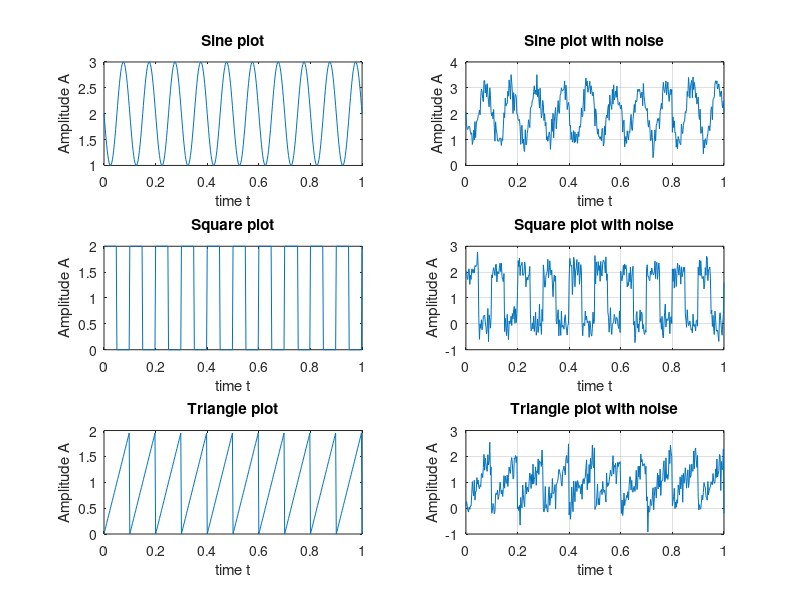

The MATLAB source for this figure:
%%%%%%%%%%%%%%%%%%%%%%%%%%%%%%%%%%%%%%%%%%%%%%%%%%%%%%%
%%%%%%%%%%%%     Techniki optymalizacji    %%%%%%%%%%%%
%%%%%%%%%%%%        Projekt: etap 1.       %%%%%%%%%%%%
%%%%%%%%%%%%   Wykonanie: Marta Zawadzka   %%%%%%%%%%%%
%%%%%%%%%%%%%%%%%%%%%%%%%%%%%%%%%%%%%%%%%%%%%%%%%%%%%%%

close all
clc
clear all

pkg load signal

function[signalWithNoise] = addNoise(signal, A, t)
noise = A * randn(1, length(t))
signalWithNoise = signal + noise
end
%
%
% Sine Plot
function[] = generateSinePlot()
A = 1
B = 2
f = 10
phase = pi
fs = 40*f %sampling frequency
An = 0.3 %noise amplitude
dt = 1/fs;
t = 0:dt:1

y1 = A*sin(2*pi*f*t + phase) + B
subplot(3, 2, 1)
plot(t, y1)
title('Sine plot')
xlabel('time t')
ylabel('Amplitude A')

y1_noisy = addNoise(y1, An, t)
subplot(3, 2, 2)
plot(t, y1_noisy)
title('Sine plot with noise')
xlabel('time t')
ylabel('Amplitude A')
grid ON
end
%
% Square Plot
function[] = generateSquarePlot()
A = 1
B = 1
f = 10
k = 50 %duty cycle
fs = 40*f %sampling frequency
An = 0.3
dt = 1/fs;
t = 0:dt:1

y2 = A*square(2*pi*f*t, k) + B
subplot(3, 2, 3)
plot(t, y2)
title('Square plot')
xlabel('time t')
ylabel('Amplitude A')

y2_noisy = addNoise(y2, An, t)
subplot(3, 2, 4)
plot(t, y2_noisy)
title('Square plot with noise')
xlabel('time t')
ylabel('Amplitude A')
grid ON
end
%
% Triangle Plot
function[] = generateTrianglePlot()
A = 1
B = 1
f = 10
fs = 40*f %sampling frequency
An = 0.3
dt = 1/fs;
t = 0:dt:1

y3 = A*sawtooth(2*pi*f*t) + B
subplot(3, 2, 5)
plot(t, y3)
title('Triangle plot')
xlabel('time t')
ylabel('Amplitude A')

y3_noisy = addNoise(y3, An, t)
subplot(3, 2, 6)
plot(t, y3_noisy)
title('Triangle plot with noise')
xlabel('time t')
ylabel('Amplitude A')
grid ON
end
%
%%%%%   MAIN PART   %%%%%
generateSinePlot()
generateSquarePlot()
generateTrianglePlot()